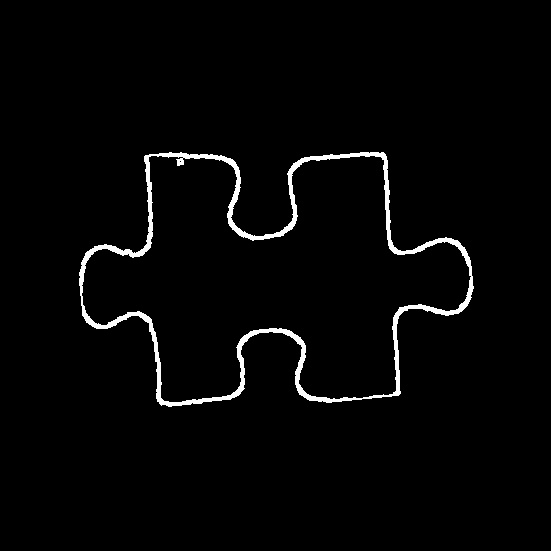
#> input picture A01_class.png, 551 x 551 px
$ python -i perimeter.py   (imports and definitions only)
#> lines starting #> are read from the running program, lines starting #| are printed output that depends on the picture; after the words box and inside, x2 and y2 are one past the last pixel; in counts of white or black regions, pixels touching at a corner belong together
import argparse
import base64
import cv2 as cv
import json
import numpy as np
import os
import PySimpleGUI as sg
import tempfile
import zlib

class ChainCode:

    def encode(self, contour):

        code = {(1,0): '0', (1,1): '1', (0,1): '2', (-1,1): '3',
                (-1,0): '4', (-1,-1): '5', (0,-1): '6', (1,-1): '7'}

        path = []
        prev = contour[0]
        for xy in contour[1:]:
            dxdy = (xy[0]-prev[0], xy[1]-prev[1])
            path.append(code[dxdy])
            prev = xy

        raw_data = bytes(''.join(path), 'utf-8')
        cmp_data = zlib.compress(raw_data)
        b64_data = base64.standard_b64encode(cmp_data)

        start = contour[0].tolist()
        chain = str(b64_data, encoding='utf-8')

        return (start, chain)

class PerimeterComputer:

    def __init__(self, image_path, save_images = False):

#> called with image_path = 'A01_class.png', save_images = False
        self.tempdir = None
        if save_images:
            self.tempdir = tempfile.TemporaryDirectory(dir='C:\\Temp')

        img = cv.imread(image_path)
#> img is the input picture: shape (551, 551, 3); min 0, max 255, mean 5.7
        assert img is not None

        w, h = img.shape[1], img.shape[0]
#> w = 551; h = 551
        self.image_size  = (w,h)
#> self.image_size = (551, 551)
        self.images = []

        print(f"image={image_path} {w}x{h}")
#| image=A01_class.png 551x551

        img      = cv.resize(img, self.image_size, cv.INTER_CUBIC)
        gray     = cv.cvtColor(img, cv.COLOR_BGR2GRAY)

        gray     = cv.medianBlur(gray, 7)
        gray     = cv.GaussianBlur(gray, (3,3), 0)

        thresh   = 255 - cv.threshold(gray, 60, 255, cv.THRESH_BINARY_INV)[1]
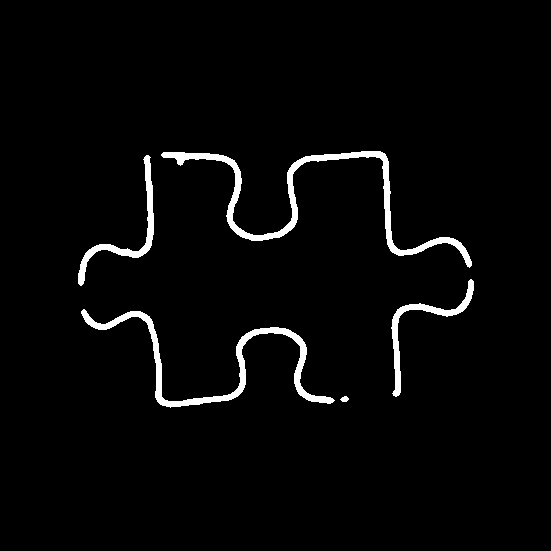
#> thresh: shape (551, 551); 2.8% white; 5 white regions
        # thresh   = cv.medianBlur(thresh, 29)

        self._add_temp_image("color.png", img, 'Source')
        self._add_temp_image("gray.png", gray, 'Gray')
        self._add_temp_image("thresh.png", thresh, 'Thresh')

        contours = cv.findContours(thresh, cv.RETR_EXTERNAL, cv.CHAIN_APPROX_NONE)
#> contours = 5 contours; box (x1, y1, x2, y2) and area: (161, 151, 472, 268) 2902, (81, 309, 335, 408) 2366, (78, 155, 154, 286) 1028, (391, 279, 474, 397) 951, (340, 396, 349, 402) 28

        assert isinstance(contours, tuple) and 2 == len(contours)

        self.contour = max(contours[0], key=cv.contourArea)
#> self.contour = contour of 1045 points, box (x1, y1, x2, y2) (161, 151, 472, 268), area 2902

    def to_json(self):
        start, chain = ChainCode().encode(np.squeeze(self.contour))
#> in encode, `prev = contour[0]`: prev = [361, 151]
#> the loop in encode, `for xy in contour[1:]:` made 1044 passes
#> (dxdy, prev) on passes 1 to 3: ((-1, 1), [360, 152]), ((-1, 0), [359, 152]), ((-1, 0), [358, 152])
#> after the loop in encode, `for xy in contour[1:]:`: path = 1044 items, first 6: '3', '4', '4', '4', '4', '4'
#> in encode, `start = contour[0].tolist()`: start = [361, 151]
#> start = [361, 151]
        return {'start':start, 'chain':chain}

    # [5 lines left out: function write_json, not called in this run]

    def _add_temp_image(self, filename, img, label):

        if self.tempdir is None:
            return

        path = os.path.join(self.tempdir.name, filename)
        cv.imwrite(path, img)
        self.images.append((label, path))

class PerimeterUI:

    # [164 lines left out: functions __init__, get_image_path, draw_histogram, draw_traces, draw_contour, render and 3 more, not called in this run]

# [2 lines not run here, left out]

>>> result = PerimeterComputer('A01_class.png').to_json()
#> result = 2 items

$ run again, on A02_extract.png
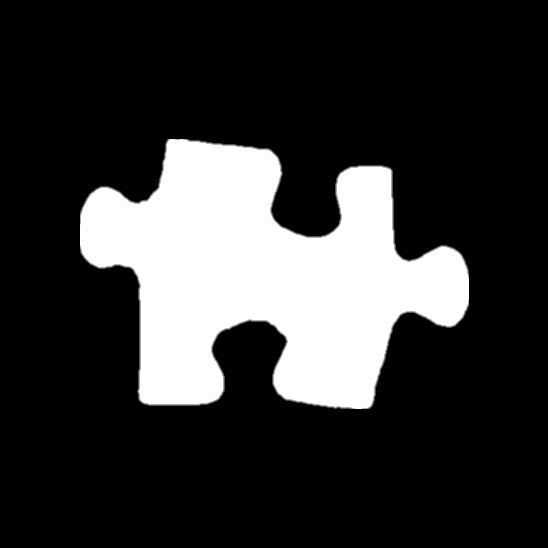
#> input picture A02_extract.png, 548 x 548 px
#> in __init__, img is the input picture: shape (548, 548, 3); min 0, max 255, mean 52.2
#| image=A02_extract.png 548x548
#> in __init__, `thresh   = 255 - cv.threshold(gray, 60, 255, cv.THRESH_BINARY_INV)[1]`:
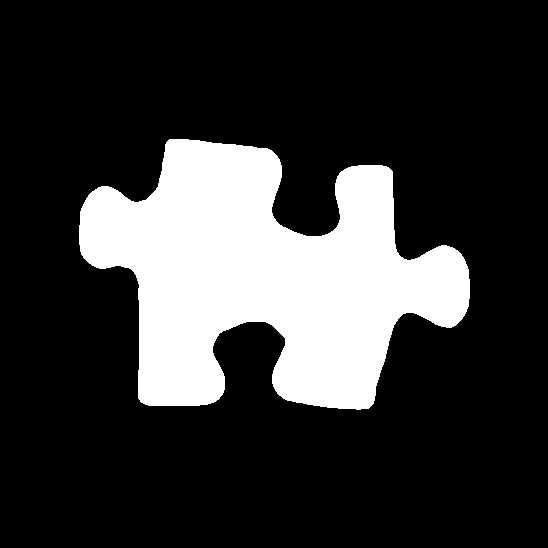
#> thresh: shape (548, 548); 20.9% white; 1 white region
#> contours = 1 contour; box (x1, y1, x2, y2) and area: (79, 139, 470, 410) 62188
#> self.contour = contour of 1420 points, box (x1, y1, x2, y2) (79, 139, 470, 410), area 62188
#> in encode, `prev = contour[0]`: prev = [169, 139]
#> the loop in encode, `for xy in contour[1:]:` made 1419 passes
#> (dxdy, prev) on passes 1 to 3: ((-1, 1), [168, 140]), ((-1, 1), [167, 141]), ((-1, 1), [166, 142])
#> after the loop in encode, `for xy in contour[1:]:`: path = 1419 items, first 6: '3', '3', '3', '2', '3', '2'
#> in encode, `start = contour[0].tolist()`: start = [169, 139]
#> result = 2 items
